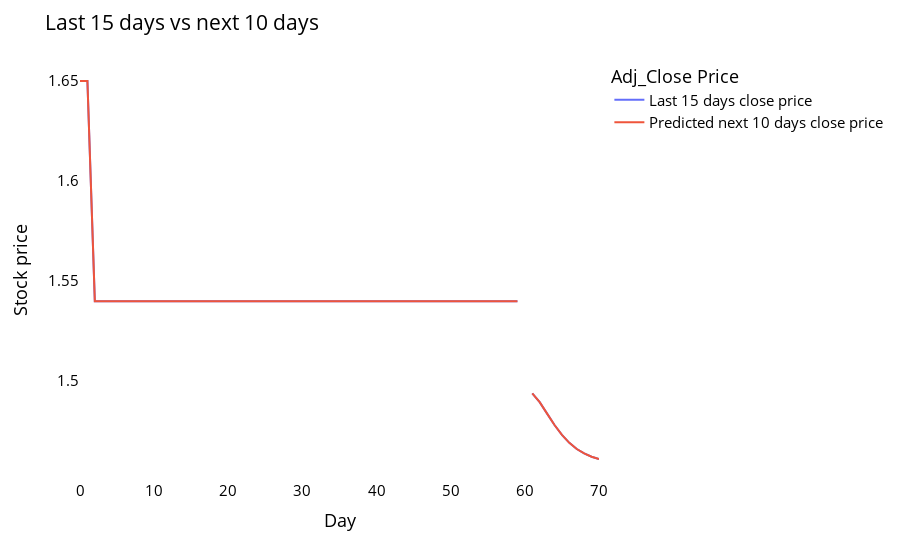

Notebook cell for this chart:
### Code cell
fig= px.line(new_pred_plot,x=new_pred_plot.index,
            y=[new_pred_plot['last_original_days_value'],
            new_pred_plot['next_predicted_days_value']],
            labels={'value': 'Stock price','index': 'Day'})
fig.update_layout(title_text='Last 15 days vs next 10 days',
plot_bgcolor='white', font_size=15, font_color='black',legend_title_text='Adj_Close Price')
fig.for_each_trace(lambda t:  t.update(name= next(names)))
fig.show()

### Figure 1 — Plotly figure (JSON) as saved in the notebook; plotly's stock layout.template omitted (floating-point values rounded to 4 significant figures)
{"data": [{"hovertemplate": "variable=last_original_days_value<br>Day=%{x}<br>Stock price=%{y}<extra></extra>", "legendgroup": "last_original_days_value", "line": {"color": "#636efa", "dash": "solid"}, "marker": {"symbol": "circle"}, "mode": "lines", "name": "Last 15 days close price", "orientation": "v", "showlegend": true, "type": "scatter", "x": [0, 1, 2, 3, 4, 5, 6, 7, 8, 9, 10, 11, 12, 13, 14, 15, 16, 17, 18, 19, 20, 21, 22, 23, 24, 25, 26, 27, 28, 29, 30, 31, 32, 33, 34, 35, 36, 37, 38, 39, 40, 41, 42, 43, 44, 45, 46, 47, 48, 49, 50, 51, 52, 53, 54, 55, 56, 57, 58, 59, 60, 61, 62, 63, 64, 65, 66, 67, 68, 69, 70], "xaxis": "x", "y": [1.65, 1.65, 1.54, 1.54, 1.54, 1.54, 1.54, 1.54, 1.54, 1.54, 1.54, 1.54, 1.54, 1.54, 1.54, 1.54, 1.54, 1.54, 1.54, 1.54, 1.54, 1.54, 1.54, 1.54, 1.54, 1.54, 1.54, 1.54, 1.54, 1.54, 1.54, 1.54, 1.54, 1.54, 1.54, 1.54, 1.54, 1.54, 1.54, 1.54, 1.54, 1.54, 1.54, 1.54, 1.54, 1.54, 1.54, 1.54, 1.54, 1.54, 1.54, 1.54, 1.54, 1.54, 1.54, 1.54, 1.54, 1.54, 1.54, 1.54, null, 1.494, 1.49, 1.484, 1.478, 1.473, 1.469, 1.466, 1.464, 1.462, 1.461], "yaxis": "y"}, {"hovertemplate": "variable=next_predicted_days_value<br>Day=%{x}<br>Stock price=%{y}<extra></extra>", "legendgroup": "next_predicted_days_value", "line": {"color": "#EF553B", "dash": "solid"}, "marker": {"symbol": "circle"}, "mode": "lines", "name": "Predicted next 10 days close price", "orientation": "v", "showlegend": true, "type": "scatter", "x": [0, 1, 2, 3, 4, 5, 6, 7, 8, 9, 10, 11, 12, 13, 14, 15, 16, 17, 18, 19, 20, 21, 22, 23, 24, 25, 26, 27, 28, 29, 30, 31, 32, 33, 34, 35, 36, 37, 38, 39, 40, 41, 42, 43, 44, 45, 46, 47, 48, 49, 50, 51, 52, 53, 54, 55, 56, 57, 58, 59, 60, 61, 62, 63, 64, 65, 66, 67, 68, 69, 70], "xaxis": "x", "y": [1.65, 1.65, 1.54, 1.54, 1.54, 1.54, 1.54, 1.54, 1.54, 1.54, 1.54, 1.54, 1.54, 1.54, 1.54, 1.54, 1.54, 1.54, 1.54, 1.54, 1.54, 1.54, 1.54, 1.54, 1.54, 1.54, 1.54, 1.54, 1.54, 1.54, 1.54, 1.54, 1.54, 1.54, 1.54, 1.54, 1.54, 1.54, 1.54, 1.54, 1.54, 1.54, 1.54, 1.54, 1.54, 1.54, 1.54, 1.54, 1.54, 1.54, 1.54, 1.54, 1.54, 1.54, 1.54, 1.54, 1.54, 1.54, 1.54, 1.54, null, 1.494, 1.49, 1.484, 1.478, 1.473, 1.469, 1.466, 1.464, 1.462, 1.461], "yaxis": "y"}], "layout": {"font": {"color": "black", "size": 15}, "legend": {"title": {"text": "Adj_Close Price"}, "tracegroupgap": 0}, "margin": {"t": 60}, "plot_bgcolor": "white", "title": {"text": "Last 15 days vs next 10 days"}, "xaxis": {"anchor": "y", "domain": [0, 1], "title": {"text": "Day"}}, "yaxis": {"anchor": "x", "domain": [0, 1], "title": {"text": "Stock price"}}}}
